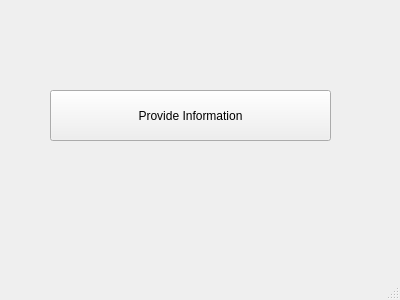
<?xml version="1.0" encoding="UTF-8"?>
<ui version="4.0">
 <class>widget</class>
 <widget class="QMainWindow" name="widget">
  <property name="geometry">
   <rect>
    <x>0</x>
    <y>0</y>
    <width>400</width>
    <height>300</height>
   </rect>
  </property>
  <property name="windowTitle">
   <string>widget</string>
  </property>
  <widget class="QWidget" name="centralwidget">
   <widget class="QPushButton" name="pushButton">
    <property name="geometry">
     <rect>
      <x>50</x>
      <y>90</y>
      <width>281</width>
      <height>51</height>
     </rect>
    </property>
    <property name="text">
     <string>Provide Information</string>
    </property>
   </widget>
   <widget class="QLabel" name="label">
    <property name="geometry">
     <rect>
      <x>20</x>
      <y>180</y>
      <width>371</width>
      <height>51</height>
     </rect>
    </property>
    <property name="text">
     <string/>
    </property>
   </widget>
  </widget>
  <widget class="QMenuBar" name="menubar">
   <property name="geometry">
    <rect>
     <x>0</x>
     <y>0</y>
     <width>400</width>
     <height>26</height>
    </rect>
   </property>
  </widget>
  <widget class="QStatusBar" name="statusbar"/>
 </widget>
 <resources/>
 <connections/>
</ui>
